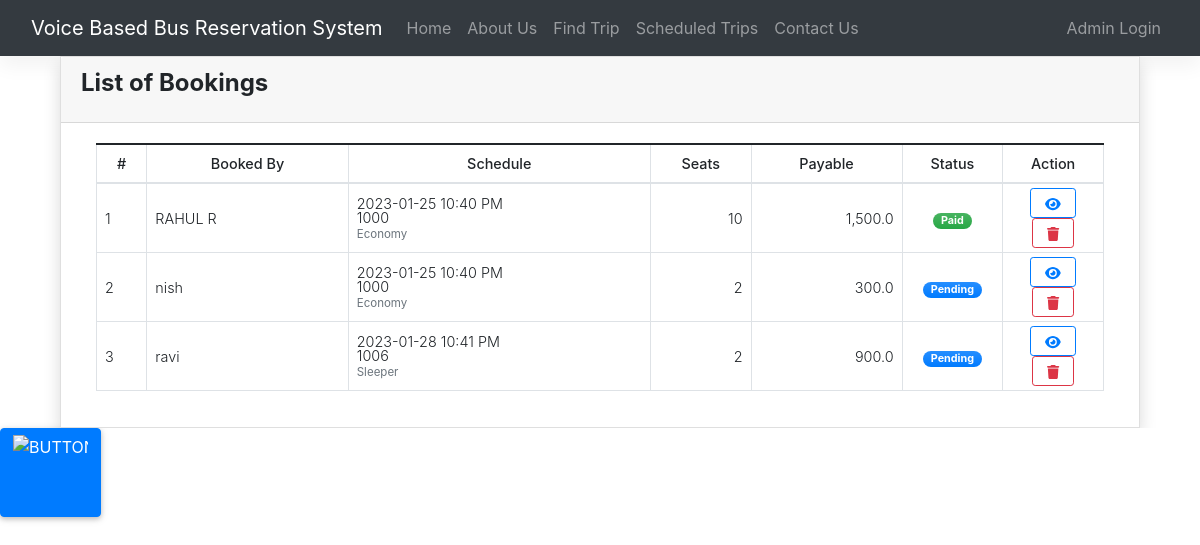
The page /booking on the database its author committed.
### reservationApp/models.py (models this page shows, shortened)
class Booking(models.Model):
    code = models.CharField(max_length=100)
    name = models.CharField(max_length=250)
    schedule = models.ForeignKey(Schedule,on_delete=models.CASCADE)
    seats = models.IntegerField()
    status = models.CharField(max_length=2, choices=(('1','Pending'),('2','Paid')), default=1)
    date_created = models.DateTimeField(default=timezone.now)
    date_updated = models.DateTimeField(auto_now=True)
    def total_payable(self):
        return self.seats * self.schedule.fare

class Schedule(models.Model):
    code = models.CharField(max_length=100)
    bus = models.ForeignKey(Bus,on_delete=models.CASCADE)
    depart = models.ForeignKey(Location,on_delete=models.CASCADE, related_name='depart_location')
    destination = models.ForeignKey(Location,on_delete=models.CASCADE, related_name='destination')
    schedule= models.DateTimeField()
    fare= models.FloatField()
    status = models.CharField(max_length=2, choices=(('1','Active'),('2','Cancelled')), default=1)
    date_created = models.DateTimeField(default=timezone.now)
    date_updated = models.DateTimeField(auto_now=True)

class Bus(models.Model):
    category = models.ForeignKey(Category,on_delete=models.CASCADE, blank= True, null = True)
    bus_number = models.CharField(max_length=250)
    seats = models.FloatField(max_length=5, default=0)
    status = models.CharField(max_length=2, choices=(('1','Active'),('2','Inactive')), default=1)
    date_created = models.DateTimeField(default=timezone.now)
    date_updated = models.DateTimeField(auto_now=True)

class Category(models.Model):
    name = models.CharField(max_length=250)
    description = models.TextField()
    status = models.CharField(max_length=2, choices=(('1','Active'),('2','Inactive')), default=1)
    date_created = models.DateTimeField(default=timezone.now)
    date_updated = models.DateTimeField(auto_now=True)
    def __str__(self):
        return self.name

### reservationApp/views.py (the view)
# urls.py: path('booking',views.bookings,name='booking-page'),
def bookings(request):
    context['page_title'] = "Bookings"
    bookings = Booking.objects.all()
    context['bookings'] = bookings
    return render(request, 'bookings.html', context)

### reservationApp/templates/bookings.html (shortened to what this page needs)
{% extends 'base.html' %} {% load humanize %} {% block pageContent %}
<div class="col-lg-12 col-md-12 col-sm-12 col-xs-12">
    <div class="card card-default rounded-0 shadow ">
        <div class="card-header">
            <div class="d-flex w-100 align-items-center justify-content-between">
                <h4 class="card-title fw-bold">List of Bookings</h4>
            </div>
        </div>
        <div class="card-body">
            <div class="container-fluid">
                <table class="table table-bordered" id="booking-list">
                    <colgroup>
                        <col width="5%">
                        <col width="20%">
                        <col width="30%">
                        <col width="10%">
                        <col width="15%">
                        <col width="10%">
                        <col width="10%">
                    </colgroup>
                    <thead>
                        <tr class="bg-gradient bg-primary bg-opacity-50 text-light">
                            <th class="px-2 py-2 text-center">#</th>
                            <th class="px-2 py-2 text-center">Booked By</th>
                            <th class="px-2 py-2 text-center">Schedule</th>
                            <th class="px-2 py-2 text-center">Seats</th>
                            <th class="px-2 py-2 text-center">Payable</th>
                            <th class="px-2 py-2 text-center">Status</th>
                            <th class="px-2 py-2 text-center">Action</th>
                        </tr>
                    </thead>
                    <tbody>
                        {% for booked in bookings %}
                        <tr>
                            <td class="px-2 py-1 align-middle">{{ forloop.counter }}</td>
                            <td class="px-2 py-1 align-middle">{{ booked.name }}</td>
                            <td class="px-2 py-1 align-middle">
                                <div class="lh-1">
                                    <div>{{ booked.schedule.schedule|date:"Y-m-d h:i A" }}</div>
                                    <div>{{ booked.schedule.bus.bus_number }}</div>
                                    <small class="text-muted">{{ booked.schedule.bus.category }}</small>
                                </div>
                            </td>
                            <td class="px-2 py-1 align-middle text-end">{{ booked.seats|intcomma }}</td>
                            <td class="px-2 py-1 align-middle text-end">{{ booked.total_payable|intcomma }}</td>
                            <td class="px-1 py-1 align-middle text-center">
                                {% if booked.status == '1' %}
                                <span class="badge bg-primary bg-gradient rounded-pill px-2">Pending</span> {% else %}
                                <span class="badge bg-success bg-gradient rounded-pill px-2">Paid</span> {% endif %}
                            </td>
                            <td class="px-2 py-1 align-middle text-center">
                                <a class="btn btn-outline-primary btn-sm view-data" href="javascript:void(0)" data-url="{% url 'veiw-booking' booked.pk %}" title="View Booking">
                                    <i class="fa fa-eye"></i>
                                </a>
                                <button class="btn btn-outline-danger btn-sm delete-data" type="button" data-id="{{ booked.pk }}" title="Delete">
                                    <i class="fa fa-trash"></i>
                                </button>
                            </td>
                        </tr>
                        {% endfor %}
                    </tbody>
                </table>
            </div>
        </div>
    </div>
</div>
{% endblock pageContent %}

### static/assets/default/css/style.css (style rules this page uses)
html, body { height: 100%; width: 100%; max-height: 100%; overflow: auto; display: flex; flex-direction: column; }

### rows shown on the page
Booking: name "RAHUL R", schedule.schedule "2023-01-25 10:40 PM", schedule.bus.bus_number "1000", schedule.bus.category "Economy", seats "10", total_payable "1,500.0", status "Paid"
Booking: name "nish", schedule.schedule "2023-01-25 10:40 PM", schedule.bus.bus_number "1000", schedule.bus.category "Economy", seats "2", total_payable "300.0", status "Pending"
Booking: name "ravi", schedule.schedule "2023-01-28 10:41 PM", schedule.bus.bus_number "1006", schedule.bus.category "Sleeper", seats "2", total_payable "900.0", status "Pending"
